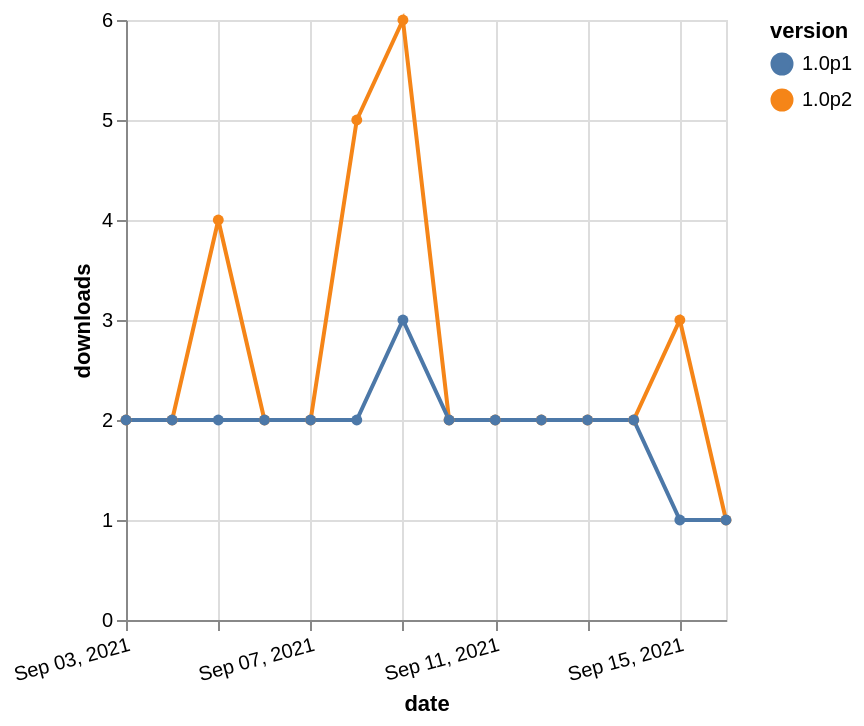

Source (Vega-Lite JSON):
### Vega-Lite specification from a JSON file in a GitHub repository (floating-point values rounded to 4 significant figures)
{"$schema": "https://vega.github.io/schema/vega-lite/v5.json", "description": "A simple bar chart with embedded data.", "data": {"values": [{"date": "2021-09-03", "total": 2904, "delta": 2, "version": "1.0p2"}, {"date": "2021-09-04", "total": 2906, "delta": 2, "version": "1.0p2"}, {"date": "2021-09-05", "total": 2910, "delta": 4, "version": "1.0p2"}, {"date": "2021-09-06", "total": 2912, "delta": 2, "version": "1.0p2"}, {"date": "2021-09-07", "total": 2914, "delta": 2, "version": "1.0p2"}, {"date": "2021-09-08", "total": 2919, "delta": 5, "version": "1.0p2"}, {"date": "2021-09-09", "total": 2925, "delta": 6, "version": "1.0p2"}, {"date": "2021-09-10", "total": 2927, "delta": 2, "version": "1.0p2"}, {"date": "2021-09-11", "total": 2929, "delta": 2, "version": "1.0p2"}, {"date": "2021-09-12", "total": 2931, "delta": 2, "version": "1.0p2"}, {"date": "2021-09-13", "total": 2933, "delta": 2, "version": "1.0p2"}, {"date": "2021-09-14", "total": 2935, "delta": 2, "version": "1.0p2"}, {"date": "2021-09-15", "total": 2938, "delta": 3, "version": "1.0p2"}, {"date": "2021-09-16", "total": 2939, "delta": 1, "version": "1.0p2"}, {"date": "2021-09-03", "total": 2614, "delta": 2, "version": "1.0p1"}, {"date": "2021-09-04", "total": 2616, "delta": 2, "version": "1.0p1"}, {"date": "2021-09-05", "total": 2618, "delta": 2, "version": "1.0p1"}, {"date": "2021-09-06", "total": 2620, "delta": 2, "version": "1.0p1"}, {"date": "2021-09-07", "total": 2622, "delta": 2, "version": "1.0p1"}, {"date": "2021-09-08", "total": 2624, "delta": 2, "version": "1.0p1"}, {"date": "2021-09-09", "total": 2627, "delta": 3, "version": "1.0p1"}, {"date": "2021-09-10", "total": 2629, "delta": 2, "version": "1.0p1"}, {"date": "2021-09-11", "total": 2631, "delta": 2, "version": "1.0p1"}, {"date": "2021-09-12", "total": 2633, "delta": 2, "version": "1.0p1"}, {"date": "2021-09-13", "total": 2635, "delta": 2, "version": "1.0p1"}, {"date": "2021-09-14", "total": 2637, "delta": 2, "version": "1.0p1"}, {"date": "2021-09-15", "total": 2638, "delta": 1, "version": "1.0p1"}, {"date": "2021-09-16", "total": 2639, "delta": 1, "version": "1.0p1"}]}, "width": "container", "mark": {"type": "line", "point": {"filled": true}}, "encoding": {"x": {"field": "date", "type": "temporal", "timeUnit": "yearmonthdate", "title": "date", "axis": {"labelAngle": -15}}, "y": {"field": "delta", "type": "quantitative", "title": "downloads"}, "color": {"field": "version", "type": "nominal"}, "tooltip": {"field": "delta"}}}
